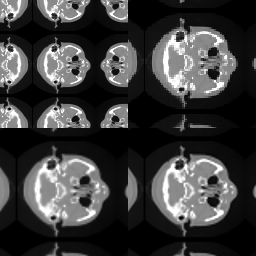

Here is the Python script that generated this plot:
#!/usr/bin/env python

# Test vtkImageReslice with mirror padding and different interpolation modes.

# Factory overrides
import vtkmodules.vtkInteractionStyle  # noqa: F401
import vtkmodules.vtkRenderingFreeType  # noqa: F401
import vtkmodules.vtkRenderingOpenGL2  # noqa: F401

import os

from vtkmodules.vtkIOImage import vtkImageReader
from vtkmodules.vtkImagingCore import vtkImageReslice
from vtkmodules.vtkRenderingCore import (
    vtkActor2D,
    vtkImageMapper,
    vtkRenderWindow,
    vtkRenderWindowInteractor,
    vtkRenderer,
)

# Image pipeline
reader = vtkImageReader()
reader.ReleaseDataFlagOff()
reader.SetDataByteOrderToLittleEndian()
reader.SetDataExtent(0, 63, 0, 63, 1, 93)
reader.SetDataSpacing(3.2, 3.2, 1.5)
data_dir = os.environ.get("VPE_DATA_DIR", os.path.dirname(os.path.abspath(__file__)))

reader.SetFilePrefix(os.path.join(data_dir, "headsq", "quarter"))
reader.SetDataMask(0x7fff)

# Cubic with mirror
reslice1 = vtkImageReslice()
reslice1.SetInputConnection(reader.GetOutputPort())
reslice1.MirrorOn()
reslice1.SetInterpolationModeToCubic()
reslice1.SetResliceAxesDirectionCosines([0, 1, 0, -1, 0, 0, 0, 0, 1])
reslice1.SetResliceAxesOrigin(0, 0, 40)
reslice1.SetOutputSpacing(2.0, 2.0, 1.5)
reslice1.SetOutputOrigin(-32, -32, 0)
reslice1.SetOutputExtent(0, 127, 0, 127, 0, 0)

# Linear with mirror
reslice2 = vtkImageReslice()
reslice2.SetInputConnection(reader.GetOutputPort())
reslice2.MirrorOn()
reslice2.SetResliceAxesDirectionCosines([0, 1, 0, -1, 0, 0, 0, 0, 1])
reslice2.SetResliceAxesOrigin(0, 0, 40)
reslice2.SetInterpolationModeToLinear()
reslice2.SetOutputSpacing(2.0, 2.0, 1.5)
reslice2.SetOutputOrigin(-32, -32, 0)
reslice2.SetOutputExtent(0, 127, 0, 127, 0, 0)

# Nearest neighbor with mirror
reslice3 = vtkImageReslice()
reslice3.SetInputConnection(reader.GetOutputPort())
reslice3.MirrorOn()
reslice3.SetResliceAxesDirectionCosines([0, 1, 0, -1, 0, 0, 0, 0, 1])
reslice3.SetResliceAxesOrigin(0, 0, 40)
reslice3.SetInterpolationModeToNearestNeighbor()
reslice3.SetOutputSpacing(2.0, 2.0, 1.5)
reslice3.SetOutputOrigin(-32, -32, 0)
reslice3.SetOutputExtent(0, 127, 0, 127, 0, 0)

# Linear at original spacing with mirror
reslice4 = vtkImageReslice()
reslice4.SetInputConnection(reader.GetOutputPort())
reslice4.MirrorOn()
reslice4.SetResliceAxesDirectionCosines([0, 1, 0, -1, 0, 0, 0, 0, 1])
reslice4.SetResliceAxesOrigin(0, 0, 40)
reslice4.SetInterpolationModeToLinear()
reslice4.SetOutputSpacing(3.2, 3.2, 1.5)
reslice4.SetOutputOrigin(-102.4, -102.4, 0)
reslice4.SetOutputExtent(0, 127, 0, 127, 0, 0)

# Mapper + Actor pairs
mapper_0 = vtkImageMapper()
mapper_0.SetInputConnection(reslice1.GetOutputPort())
mapper_0.SetColorWindow(2000)
mapper_0.SetColorLevel(1000)
mapper_0.SetZSlice(0)

actor_0 = vtkActor2D()
actor_0.SetMapper(mapper_0)

mapper_1 = vtkImageMapper()
mapper_1.SetInputConnection(reslice2.GetOutputPort())
mapper_1.SetColorWindow(2000)
mapper_1.SetColorLevel(1000)
mapper_1.SetZSlice(0)

actor_1 = vtkActor2D()
actor_1.SetMapper(mapper_1)

mapper_2 = vtkImageMapper()
mapper_2.SetInputConnection(reslice3.GetOutputPort())
mapper_2.SetColorWindow(2000)
mapper_2.SetColorLevel(1000)
mapper_2.SetZSlice(0)

actor_2 = vtkActor2D()
actor_2.SetMapper(mapper_2)

mapper_3 = vtkImageMapper()
mapper_3.SetInputConnection(reslice4.GetOutputPort())
mapper_3.SetColorWindow(2000)
mapper_3.SetColorLevel(1000)
mapper_3.SetZSlice(0)

actor_3 = vtkActor2D()
actor_3.SetMapper(mapper_3)

# Renderers in four viewports
renderer_0 = vtkRenderer()
renderer_0.AddViewProp(actor_0)
renderer_0.SetViewport(0.5, 0.0, 1.0, 0.5)

renderer_1 = vtkRenderer()
renderer_1.AddViewProp(actor_1)
renderer_1.SetViewport(0.0, 0.0, 0.5, 0.5)

renderer_2 = vtkRenderer()
renderer_2.AddViewProp(actor_2)
renderer_2.SetViewport(0.5, 0.5, 1.0, 1.0)

renderer_3 = vtkRenderer()
renderer_3.AddViewProp(actor_3)
renderer_3.SetViewport(0.0, 0.5, 0.5, 1.0)

# Window
render_window = vtkRenderWindow()
render_window.AddRenderer(renderer_0)
render_window.AddRenderer(renderer_1)
render_window.AddRenderer(renderer_2)
render_window.AddRenderer(renderer_3)
render_window.SetSize(256, 256)
render_window.SetWindowName("reslice mirror pad")

# Interactor
interactor = vtkRenderWindowInteractor()
interactor.SetRenderWindow(render_window)

interactor.Initialize()
interactor.Start()
